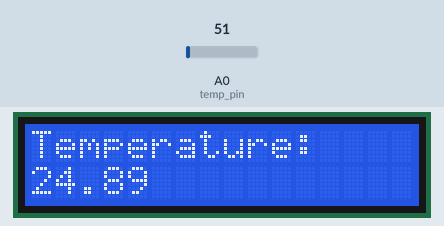
This sketch was run on a simulated Arduino Uno, built with avr-gcc and run on an emulated ATmega328P. Parts: 16×2 character LCD. The inputs (shaded band) are chosen by the test bench; at power-on: A0 (temp_pin) = 51. What the sketch prints to the serial monitor is not drawn.

Above: at 2.8 s.
2.9 s: A0 (temp_pin) set to 61
At 5.0 s:
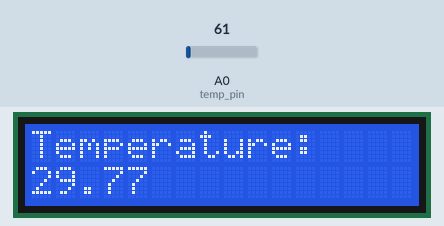
5.7 s: A0 (temp_pin) set to 71
At 6.5 s:
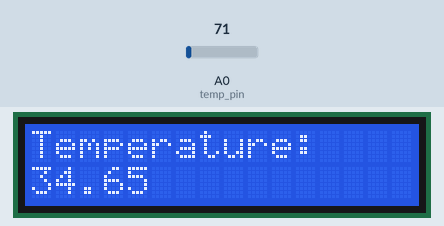
8.5 s: A0 (temp_pin) set to 86
At 10.8 s:
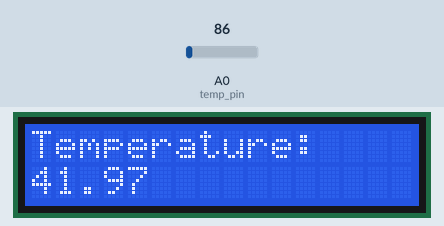
Timing chart, 0 to 12.3 s (numbered marks = the images above; inputs shaded):
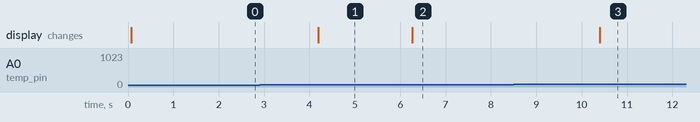

The sketch:

LCD_tempDisp.ino
```cpp
#include <LiquidCrystal.h>
const int rs=7,en=6,d4=5,d5=4,d6=3,d7=2;
int temp_pin =A0;
float temp;

LiquidCrystal lcd(rs,en,d4,d5,d6,d7);

void setup()
{
  pinMode(temp_pin,INPUT);
  Serial.begin(9600);

}

void loop()
{
   temp=analogRead(temp_pin)*0.00488*100;
  Serial.print("Temperature :");
  Serial.println(temp,4);
  lcd.begin(16,2);
  lcd.setCursor(0,0);
  lcd.print("Temperature:");
   lcd.setCursor(0,1);
  lcd.print(temp);
  delay(2000);
}
```

Measured:
- after the input at 2.9 s, the display: changes after 1.3 s (image 1)
- after the input at 5.7 s, the display: changes after 0.56 s (image 2)
- after the input at 8.5 s, the display: changes after 1.9 s (image 3)
